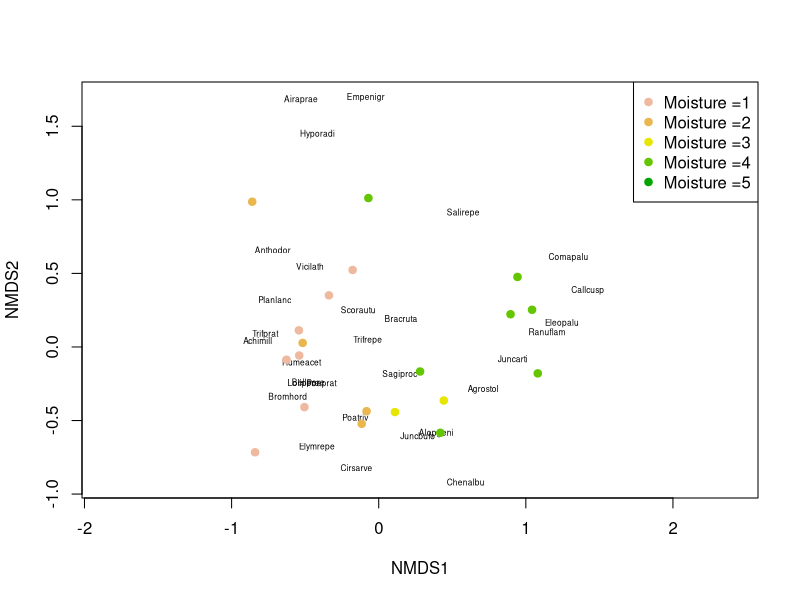
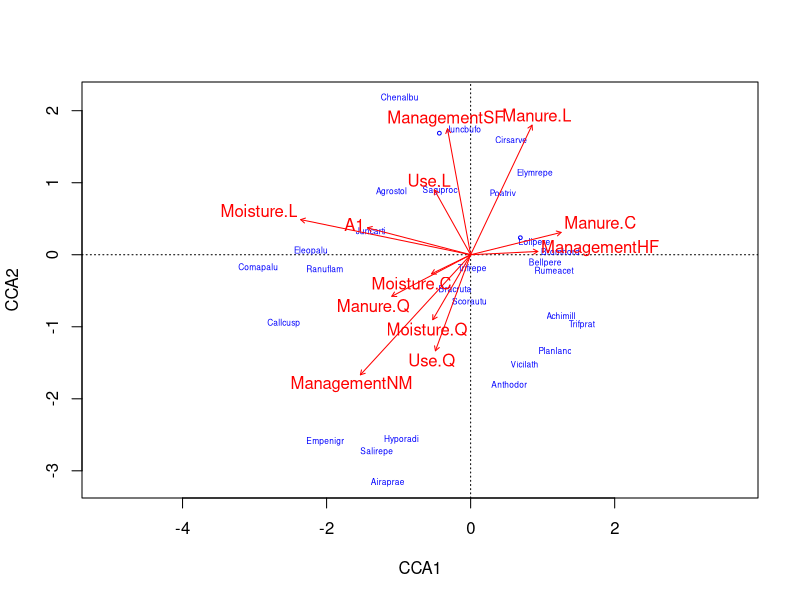
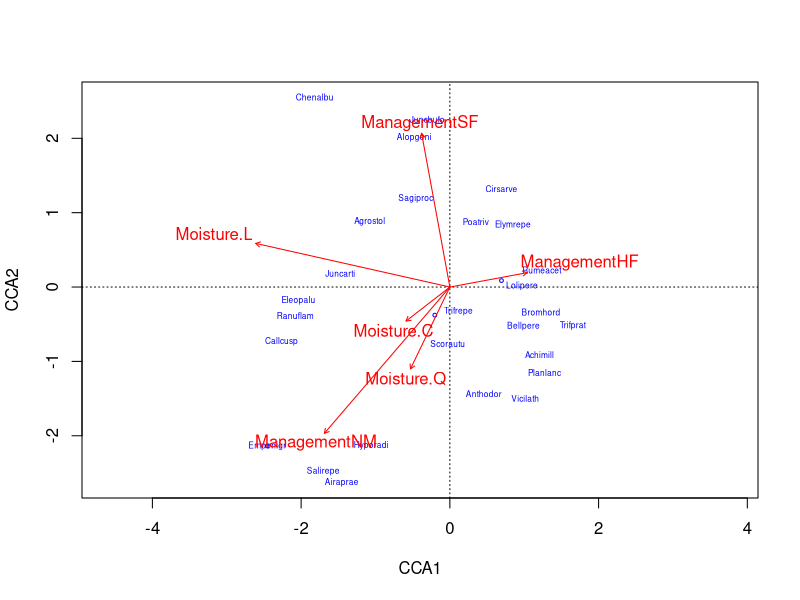
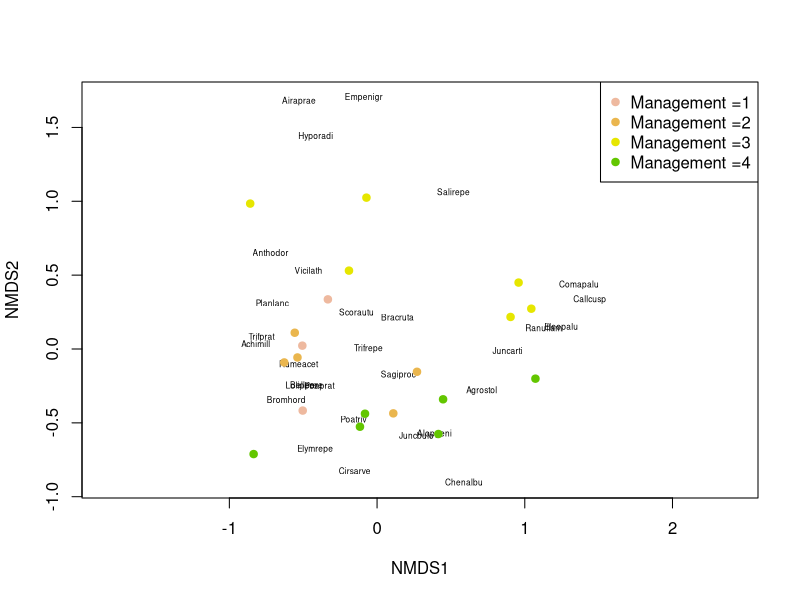

Generate these figures, in order, with R:
## ---- chunk 1
knitr::opts_chunk$set(echo = TRUE)
## ---- chunk 2
library(lattice)
library(permute)
library(vegan)
data(dune)
data(dune.env)
?dune
## ---- chunk 3
dune_mds=metaMDS(dune, trymax=5)
plot(dune_mds, type='n')
 text(dune_mds, 'sp', cex=.5)
 # generate vector of colors 
 color_vect = rev(terrain.colors(6))[-1]
 points(dune_mds, 'sites', pch=19, 
        col=color_vect[dune.env$Moisture])
 legend('topright', paste("Moisture =", 1:5, sep=''), 
        col=color_vect, pch=19)
 
 #This graphic shows that moisture is important in describing dune vegetation. The goal of creating this plot is to visualize how the variable mositure is correlated to  vegetation and suggests that dune vegetation is linked to the amount of moisture.
## ---- chunk 4
cca_tree = cca(dune~ ., data=dune.env)
RsquareAdj(cca_tree, 10)
anova(cca_tree, permutations = 10)
anova(cca_tree, by='margin', permutations = 10)
plot(cca_tree, type='n', scaling=1)
orditorp(cca_tree, display='sp', cex=0.5, scaling=1, col='blue')
text(cca_tree, display='bp', col='red')
#moisture explains the majority of variation aling the x-axis and managment and moisture explain most of the variation along the y-axis.


## ---- chunk 5
cca_moist = cca(dune~ Moisture, data=dune.env)
RsquareAdj(cca_moist, 10)

## ---- chunk 6
cca_manure = cca(dune~ Manure, data=dune.env)
RsquareAdj(cca_manure, 100)

cca_management = cca(dune~ Management, data=dune.env)
RsquareAdj(cca_manure, 100)

cca_moistman = cca(dune~ Moisture+Management, data=dune.env)
RsquareAdj(cca_moistman, 100)
anova(cca_moistman, permutations = 100)
anova(cca_moistman, by='margin', permutations = 100)
plot(cca_moistman, type='n', scaling=1)
orditorp(cca_moistman, display='sp', cex=0.5, scaling=1, col='blue')
text(cca_moistman, display='bp', col='red')

#The moisture and managment model has the best r-squared.

## ---- chunk 7
dune_mdsman=metaMDS(dune, trymax=5)
plot(dune_mdsman, type='n')
 text(dune_mdsman, 'sp', cex=.5)
 # generate vector of colors 
 color_vect = rev(terrain.colors(6))[-1]
 points(dune_mdsman, 'sites', pch=19, 
        col=color_vect[dune.env$Management])
 legend('topright', paste("Management =", 1:4, sep=''), 
        col=color_vect, pch=19)
